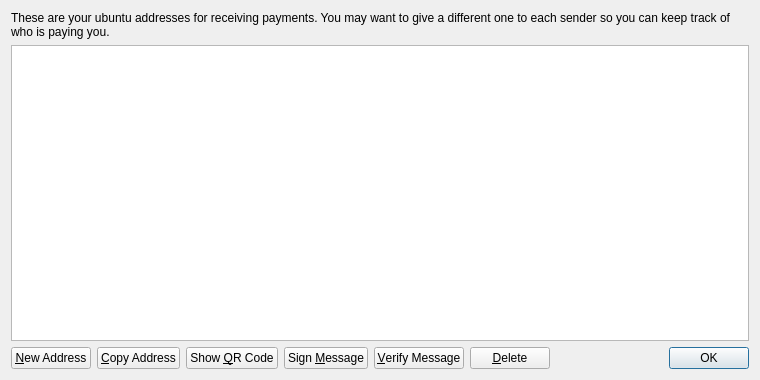
<?xml version="1.0" encoding="UTF-8"?>
<ui version="4.0">
 <class>AddressBookPage</class>
 <widget class="QWidget" name="AddressBookPage">
  <property name="geometry">
   <rect>
    <x>0</x>
    <y>0</y>
    <width>760</width>
    <height>380</height>
   </rect>
  </property>
  <property name="windowTitle">
   <string>Address Book</string>
  </property>
  <layout class="QVBoxLayout" name="verticalLayout">
   <item>
    <widget class="QLabel" name="labelExplanation">
     <property name="text">
      <string>These are your ubuntu addresses for receiving payments. You may want to give a different one to each sender so you can keep track of who is paying you.</string>
     </property>
     <property name="textFormat">
      <enum>Qt::PlainText</enum>
     </property>
     <property name="wordWrap">
      <bool>true</bool>
     </property>
    </widget>
   </item>
   <item>
    <widget class="QTableView" name="tableView">
     <property name="contextMenuPolicy">
      <enum>Qt::CustomContextMenu</enum>
     </property>
     <property name="toolTip">
      <string>Double-click to edit address or label</string>
     </property>
     <property name="tabKeyNavigation">
      <bool>false</bool>
     </property>
     <property name="alternatingRowColors">
      <bool>true</bool>
     </property>
     <property name="selectionMode">
      <enum>QAbstractItemView::SingleSelection</enum>
     </property>
     <property name="selectionBehavior">
      <enum>QAbstractItemView::SelectRows</enum>
     </property>
     <property name="sortingEnabled">
      <bool>true</bool>
     </property>
     <attribute name="verticalHeaderVisible">
      <bool>false</bool>
     </attribute>
    </widget>
   </item>
   <item>
    <layout class="QHBoxLayout" name="horizontalLayout">
     <item>
      <widget class="QPushButton" name="newAddressButton">
       <property name="toolTip">
        <string>Create a new address</string>
       </property>
       <property name="text">
        <string>&amp;New Address</string>
       </property>
       <property name="icon">
        <iconset resource="../bitcoin.qrc">
         <normaloff>:/icons/add</normaloff>:/icons/add</iconset>
       </property>
      </widget>
     </item>
     <item>
      <widget class="QPushButton" name="copyToClipboard">
       <property name="toolTip">
        <string>Copy the currently selected address to the system clipboard</string>
       </property>
       <property name="text">
        <string>&amp;Copy Address</string>
       </property>
       <property name="icon">
        <iconset resource="../bitcoin.qrc">
         <normaloff>:/icons/editcopy</normaloff>:/icons/editcopy</iconset>
       </property>
      </widget>
     </item>
     <item>
      <widget class="QPushButton" name="showQRCode">
       <property name="text">
        <string>Show &amp;QR Code</string>
       </property>
       <property name="icon">
        <iconset resource="../bitcoin.qrc">
         <normaloff>:/icons/qrcode</normaloff>:/icons/qrcode</iconset>
       </property>
      </widget>
     </item>
     <item>
      <widget class="QPushButton" name="signMessage">
       <property name="toolTip">
        <string>Sign a message to prove you own a ubuntu address</string>
       </property>
       <property name="text">
        <string>Sign &amp;Message</string>
       </property>
       <property name="icon">
        <iconset resource="../bitcoin.qrc">
         <normaloff>:/icons/edit</normaloff>:/icons/edit</iconset>
       </property>
      </widget>
     </item>
     <item>
      <widget class="QPushButton" name="verifyMessage">
       <property name="toolTip">
        <string>Verify a message to ensure it was signed with a specified ubuntu address</string>
       </property>
       <property name="text">
        <string>&amp;Verify Message</string>
       </property>
       <property name="icon">
        <iconset resource="../bitcoin.qrc">
         <normaloff>:/icons/transaction_0</normaloff>:/icons/transaction_0</iconset>
       </property>
      </widget>
     </item>
     <item>
      <widget class="QPushButton" name="deleteButton">
       <property name="toolTip">
        <string>Delete the currently selected address from the list</string>
       </property>
       <property name="text">
        <string>&amp;Delete</string>
       </property>
       <property name="icon">
        <iconset resource="../bitcoin.qrc">
         <normaloff>:/icons/remove</normaloff>:/icons/remove</iconset>
       </property>
      </widget>
     </item>
     <item>
      <spacer name="horizontalSpacer">
       <property name="orientation">
        <enum>Qt::Horizontal</enum>
       </property>
       <property name="sizeHint" stdset="0">
        <size>
         <width>40</width>
         <height>20</height>
        </size>
       </property>
      </spacer>
     </item>
     <item>
      <widget class="QDialogButtonBox" name="buttonBox">
       <property name="sizePolicy">
        <sizepolicy hsizetype="Maximum" vsizetype="Fixed">
         <horstretch>0</horstretch>
         <verstretch>0</verstretch>
        </sizepolicy>
       </property>
       <property name="standardButtons">
        <set>QDialogButtonBox::Ok</set>
       </property>
      </widget>
     </item>
    </layout>
   </item>
  </layout>
 </widget>
 <resources>
  <include location="../bitcoin.qrc"/>
 </resources>
 <connections/>
</ui>
